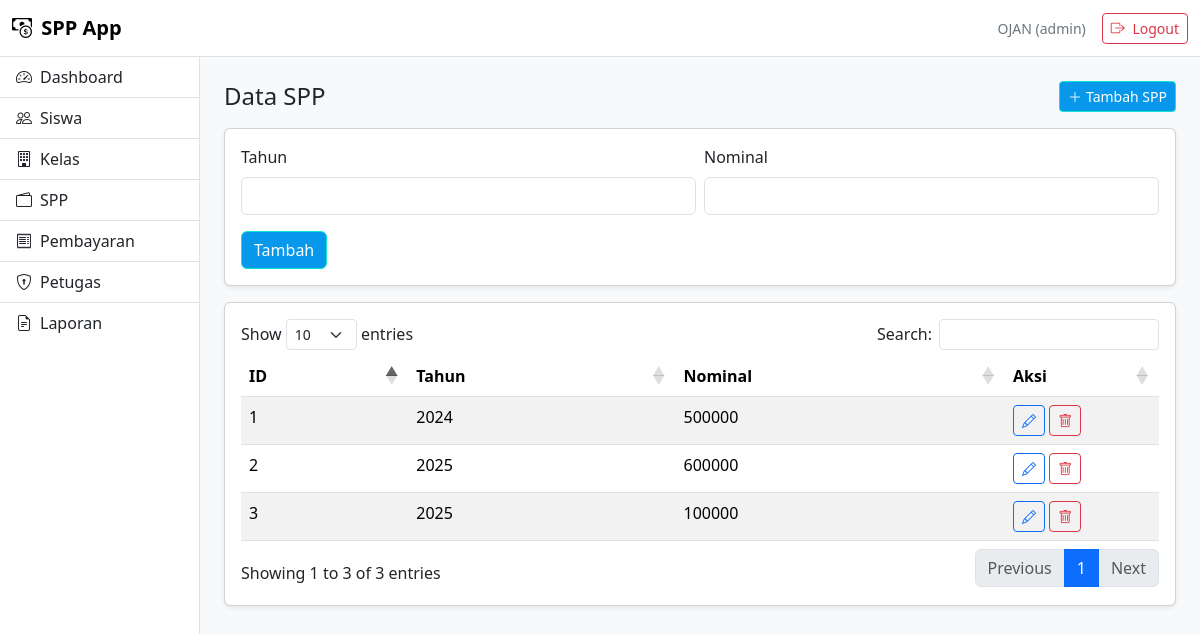
The page /index.php?page=spp (signed in) on the database its author committed.
### tables this page shows
CREATE TABLE `spp` (
  `id_spp` int(11) NOT NULL,
  `tahun` int(11) DEFAULT NULL,
  `nominal` int(11) DEFAULT NULL
);

### index.php (called while the page is built, shortened)
<?php
include "layouts/head.php";
include "layouts/navbar.php";
include "layouts/sidebar.php";
$page = $_GET['page'] ?? 'dashboard';
include "pages/$page.php";
include "layouts/footer.php";

### pages/spp.php (the view, shortened to what this page needs)
<?php
include __DIR__."/../config/koneksi.php";
?>
<div class="d-flex justify-content-between align-items-center mb-3">
  <h4 class="mb-0">Data SPP</h4>
  <?php if(!isset($_GET['edit'])): ?>
  <a href="#formTambahSpp" class="btn btn-primary btn-sm" onclick="document.getElementById('formTambahSpp').scrollIntoView();return false;">
    <i class="bi bi-plus-lg me-1"></i>Tambah SPP
  </a>
  <?php endif; ?>
</div>
<?php if(isset($_GET['edit'])) { ?>
<div class="card shadow-sm mb-3">
  <div class="card-body">
    <form method="post">
      <input type="hidden" name="id_spp" value="<?= (int)$data_edit['id_spp'] ?>">
      <div class="row g-2">
        <div class="col-md-6">
          <label class="form-label">Tahun</label>
          <input type="number" class="form-control" name="tahun" value="<?= htmlspecialchars($data_edit['tahun']) ?>" required>
        </div>
        <div class="col-md-6">
          <label class="form-label">Nominal</label>
          <input type="number" class="form-control" name="nominal" value="<?= htmlspecialchars($data_edit['nominal']) ?>" required>
        </div>
      </div>
      <div class="mt-3">
        <button type="submit" name="update" class="btn btn-primary">Update</button>
        <a class="btn btn-outline-secondary" href="/spp_app/index.php?page=spp">Batal</a>
      </div>
    </form>
  </div>
</div>
<?php } else { ?>
<div class="card shadow-sm mb-3" id="formTambahSpp">
  <div class="card-body">
    <form method="post">
      <div class="row g-2">
        <div class="col-md-6">
          <label class="form-label">Tahun</label>
          <input type="number" class="form-control" name="tahun" required>
        </div>
        <div class="col-md-6">
          <label class="form-label">Nominal</label>
          <input type="number" class="form-control" name="nominal" required>
        </div>
      </div>
      <div class="mt-3">
        <button type="submit" name="tambah" class="btn btn-primary">Tambah</button>
      </div>
    </form>
  </div>
</div>
<?php } ?>
<div class="card shadow-sm">
  <div class="card-body">
    <table class="table table-striped datatable">
      <thead>
        <tr>
          <th>ID</th>
          <th>Tahun</th>
          <th>Nominal</th>
          <th width="120">Aksi</th>
        </tr>
      </thead>
      <tbody>
      <?php
      $q = mysqli_query($koneksi, "SELECT * FROM spp");
      while ($d = mysqli_fetch_assoc($q)):
      ?>
        <tr>
          <td><?= $d['id_spp'] ?></td>
          <td><?= htmlspecialchars($d['tahun']) ?></td>
          <td><?= htmlspecialchars($d['nominal']) ?></td>
          <td>
            <a class="btn btn-sm btn-outline-primary" href="/spp_app/index.php?page=spp&edit=<?= $d['id_spp'] ?>">
              <i class="bi bi-pencil"></i>
            </a>
            <a class="btn btn-sm btn-outline-danger" href="/spp_app/index.php?page=spp&hapus=<?= $d['id_spp'] ?>" onclick="return confirm('Hapus data ini?')">
              <i class="bi bi-trash"></i>
            </a>
          </td>
        </tr>
      <?php endwhile; ?>
      </tbody>
    </table>
  </div>
</div>

### assets/css/style.css (style rules this page uses)
.btn-primary { background:#0798ec; border-color:#0ee4d2; }

### rows shown on the page
spp: id_spp "1", tahun "2024", nominal "500000"
spp: id_spp "2", tahun "2025", nominal "600000"
spp: id_spp "3", tahun "2025", nominal "100000"

### other values the page prints
$_SESSION['nama_petugas'] "OJAN"
$_SESSION['level'] "admin"
